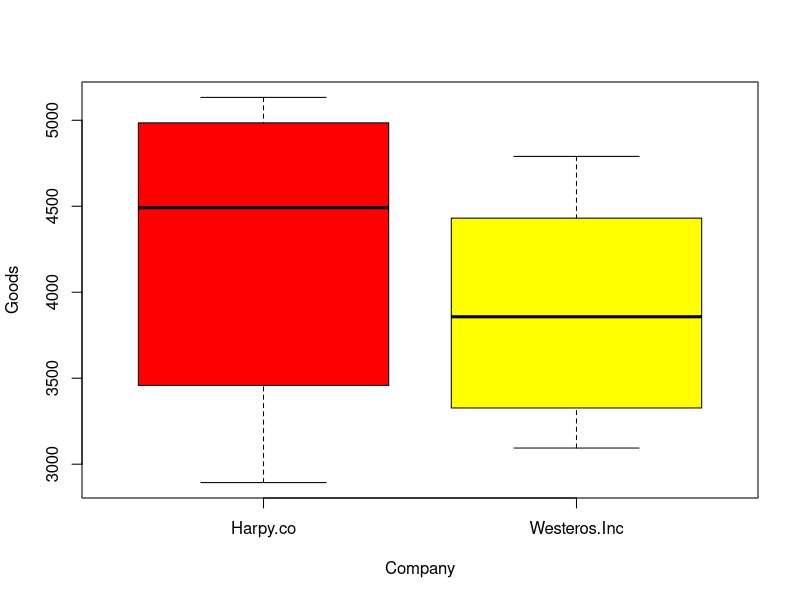
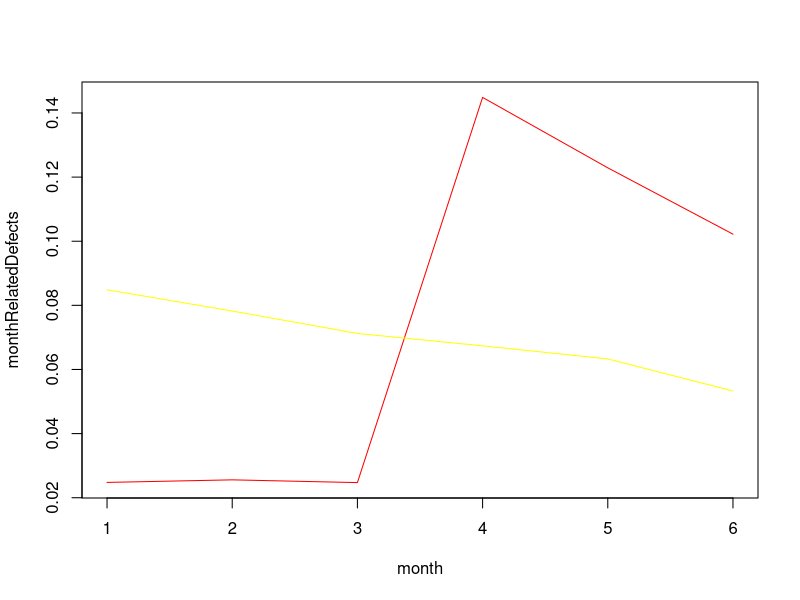

Write R code to recreate these figures, in order.
## ---- chunk 1
matrix<-read.csv("production-data.csv",header=TRUE)
matrix
matrix$defects
matrix$unsullen.id    
matrix$production.date
matrix$report.date
matrix$produced
## ---- chunk 2
prod_sum_co<-c(0,0,0,0,0,0)
def<-0
for (j in 1:50){
  for(i in 1:7){
    def = def + matrix$defects[(j-1)*27 + i]
  }  
  prod_sum_co[1] = prod_sum_co[1]+matrix$produced[(j-1)*27+1] - def
  def<-0
}

def<-0
for (j in 1:50){
  for(i in 1:6){
    def = def + matrix$defects[(j-1)*27 +i+7]
  }  
  prod_sum_co[2] = prod_sum_co[2]+matrix$produced[(j-1)*27+8] - def
  def<-0
}

def<-0
for (j in 1:50){
  for (i in 1:5){
    def=def+matrix$defects[(j-1)*27+i+13]
  }
  prod_sum_co[3] = prod_sum_co[3]+matrix$produced[(j-1)*27+14] - def
  def<-0
}  

def<-0
for (j in 1:50){
  for (i in 1:4){
    def=def+matrix$defects[(j-1)*27+i+18]
  }
  prod_sum_co[4] = prod_sum_co[4]+matrix$produced[(j-1)*27+19] - def
  def<-0
}  

def<-0
for (j in 1:50){
  for (i in 1:3){
    def=def+matrix$defects[(j-1)*27+i+22]
  }
  prod_sum_co[5] = prod_sum_co[5]+matrix$produced[(j-1)*27+23] - def
  def<-0
}  

def<-0
for (j in 1:50){
  for (i in 1:2){
    def=def+matrix$defects[(j-1)*27+i+25]
  }
  prod_sum_co[6] = prod_sum_co[6]+matrix$produced[(j-1)*27+26] - def
  def<-0
}  
prod_sum_co
## ---- chunk 3
prod_sum_inc<-c(0,0,0,0,0,0)
def<-0
for (j in 51:100){
  for(i in 1:7){
    def = def + matrix$defects[(j-1)*27 + i]
  }  
  prod_sum_inc[1] = prod_sum_inc[1]+matrix$produced[(j-1)*27+1] - def
  def<-0
}

def<-0
for (j in 51:100){
  for(i in 1:6){
    def = def + matrix$defects[(j-1)*27 +i+7]
  }  
  prod_sum_inc[2] = prod_sum_inc[2]+matrix$produced[(j-1)*27+8] - def
  def<-0
}

def<-0
for (j in 51:100){
  for (i in 1:5){
    def=def+matrix$defects[(j-1)*27+i+13]
  }
  prod_sum_inc[3] = prod_sum_inc[3]+matrix$produced[(j-1)*27+14] - def
  def<-0
}  

def<-0
for (j in 51:100){
  for (i in 1:4){
    def=def+matrix$defects[(j-1)*27+i+18]
  }
  prod_sum_inc[4] = prod_sum_inc[4]+matrix$produced[(j-1)*27+19] - def
  def<-0
}  

def<-0
for (j in 51:100){
  for (i in 1:3){
    def=def+matrix$defects[(j-1)*27+i+22]
  }
  prod_sum_inc[5] = prod_sum_inc[5]+matrix$produced[(j-1)*27+23] - def
  def<-0
}  

def<-0
for (j in 51:100){
  for (i in 1:2){
    def=def+matrix$defects[(j-1)*27+i+25]
  }
  prod_sum_inc[6] = prod_sum_inc[6]+matrix$produced[(j-1)*27+26] - def
  def<-0
}  
prod_sum_inc
## ---- chunk 4
prod_sum<-c(prod_sum_co,prod_sum_inc)
company<-c("Harpy.co","Harpy.co","Harpy.co","Harpy.co","Harpy.co","Harpy.co","Westeros.Inc","Westeros.Inc","Westeros.Inc","Westeros.Inc","Westeros.Inc","Westeros.Inc")
table<-data.frame(Goods=prod_sum, Company=company)
boxplot(Goods~Company,data=table, col=c("red","yellow"))
## ---- chunk 5
matrix<-read.csv("production-data.csv",header=TRUE)
produced <- c(matrix$produced[matrix$produced > 0])
produced
## ---- chunk 6
monthRelatedDefects<-rep(0,6);
monthRelatedDefectsMax<-rep(0,6);
monthRelatedDefectsMin<-rep(10,6);
for (i in 1:50) {
  monthDataIndex = 0;
  for (j in 1:6) {
    monthDataLength = (8-j);
    monthProduced = produced[(i-1)*6 + j];
    for (k in 2:monthDataLength) {
      relDefects = 
        matrix$defects[(i-1) * 27 + monthDataIndex + k] / monthProduced
      monthRelatedDefects[k-1] = monthRelatedDefects[k-1] + relDefects;
      if (relDefects > monthRelatedDefectsMax[k-1])
        monthRelatedDefectsMax[k-1] = relDefects;
      if (relDefects < monthRelatedDefectsMin[k-1])
        monthRelatedDefectsMin[k-1] = relDefects;
    }
    monthDataIndex = monthDataIndex + monthDataLength;
  }
}
## ---- chunk 7
for (i in 1:6)
  monthRelatedDefects[i] = monthRelatedDefects[i]/(50*(7-i));
monthRelatedDefectsMin
monthRelatedDefectsMax
monthRelatedDefects
monthRelatedDefects.co<-monthRelatedDefects
## ---- chunk 8
monthRelatedDefects<-rep(0,6);
monthRelatedDefectsMax<-rep(0,6);
monthRelatedDefectsMin<-rep(10,6);
for (i in 51:100) {
  monthDataIndex = 0;
  for (j in 1:6) {
    monthDataLength = (8-j);
    monthProduced = produced[(i-1)*6 + j];
    for (k in 2:monthDataLength) {
      relDefects = 
        matrix$defects[(i-1) * 27 + monthDataIndex + k] / monthProduced
      monthRelatedDefects[k-1] = monthRelatedDefects[k-1] + relDefects;
      if (relDefects > monthRelatedDefectsMax[k-1])
        monthRelatedDefectsMax[k-1] = relDefects;
      if (relDefects < monthRelatedDefectsMin[k-1])
        monthRelatedDefectsMin[k-1] = relDefects;
    }
    monthDataIndex = monthDataIndex + monthDataLength;
  }
}
for (i in 1:6)
  monthRelatedDefects[i] = monthRelatedDefects[i]/(50*(7-i));
monthRelatedDefectsMin
monthRelatedDefectsMax
monthRelatedDefects
monthRelatedDefects.inc<-monthRelatedDefects
## ---- chunk 9
month<-c(1,2,3,4,5,6)
plot(month,monthRelatedDefects.co,col="red",type="l",ylab="monthRelatedDefects")
lines(monthRelatedDefects.inc,col="yellow")

